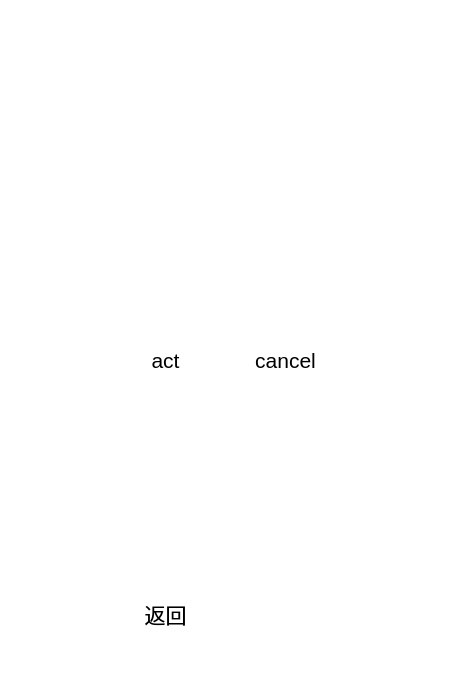
<?xml version="1.0" encoding="UTF-8"?>
<ui version="4.0">
 <class>TokenWidget</class>
 <widget class="QWidget" name="TokenWidget">
  <property name="geometry">
   <rect>
    <x>0</x>
    <y>0</y>
    <width>453</width>
    <height>693</height>
   </rect>
  </property>
  <property name="windowTitle">
   <string>Form</string>
  </property>
  <property name="styleSheet">
   <string notr="true">background-color: transparent</string>
  </property>
  <widget class="QTableView" name="tableView">
   <property name="geometry">
    <rect>
     <x>10</x>
     <y>10</y>
     <width>411</width>
     <height>291</height>
    </rect>
   </property>
  </widget>
  <widget class="QPushButton" name="pbOk">
   <property name="geometry">
    <rect>
     <x>120</x>
     <y>593</y>
     <width>91</width>
     <height>41</height>
    </rect>
   </property>
   <property name="font">
    <font>
     <pointsize>16</pointsize>
    </font>
   </property>
   <property name="focusPolicy">
    <enum>Qt::NoFocus</enum>
   </property>
   <property name="styleSheet">
    <string notr="true">background-color: transparent;
border-width:0;
border-style:outset;</string>
   </property>
   <property name="text">
    <string>返回</string>
   </property>
  </widget>
  <widget class="QPushButton" name="pbCancel">
   <property name="geometry">
    <rect>
     <x>240</x>
     <y>340</y>
     <width>91</width>
     <height>41</height>
    </rect>
   </property>
   <property name="font">
    <font>
     <pointsize>16</pointsize>
    </font>
   </property>
   <property name="focusPolicy">
    <enum>Qt::NoFocus</enum>
   </property>
   <property name="styleSheet">
    <string notr="true">background-color: transparent;
border-width:0;
border-style:outset;</string>
   </property>
   <property name="text">
    <string>cancel</string>
   </property>
  </widget>
  <widget class="QPushButton" name="pbAct">
   <property name="geometry">
    <rect>
     <x>120</x>
     <y>340</y>
     <width>91</width>
     <height>41</height>
    </rect>
   </property>
   <property name="font">
    <font>
     <pointsize>16</pointsize>
    </font>
   </property>
   <property name="focusPolicy">
    <enum>Qt::NoFocus</enum>
   </property>
   <property name="styleSheet">
    <string notr="true">background-color: transparent;
border-width:0;
border-style:outset;</string>
   </property>
   <property name="text">
    <string>act</string>
   </property>
  </widget>
 </widget>
 <resources/>
 <connections/>
</ui>
